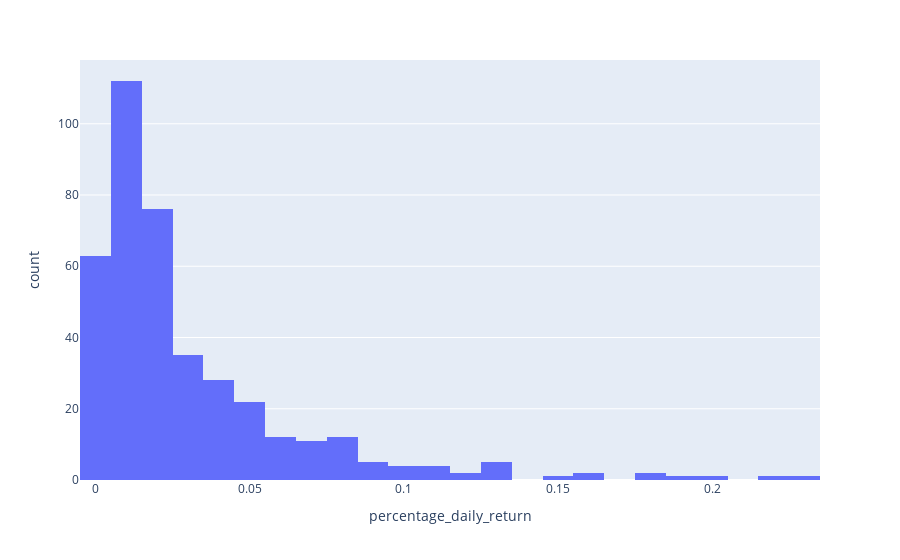

Source (notebook cell):
### Code cell
dfrights.abs().sort_values("percentage_daily_return")
fig = px.histogram(dfrights.abs(), x="percentage_daily_return")
fig.show()

### Figure 1 — Plotly figure (JSON) as saved in the notebook; plotly's stock layout.template omitted (floating-point values rounded to 4 significant figures; data arrays with more than 128 entries replaced by an {"elided": "..."} marker saying what was removed)
{"data": [{"alignmentgroup": "True", "bingroup": "x", "hovertemplate": "percentage_daily_return=%{x}<br>count=%{y}<extra></extra>", "legendgroup": "", "marker": {"color": "#636efa"}, "name": "", "offsetgroup": "", "orientation": "v", "showlegend": false, "type": "histogram", "x": {"elided": "400 float values"}, "xaxis": "x", "yaxis": "y"}], "layout": {"barmode": "relative", "legend": {"tracegroupgap": 0}, "margin": {"t": 60}, "xaxis": {"anchor": "y", "domain": [0, 1], "title": {"text": "percentage_daily_return"}}, "yaxis": {"anchor": "x", "domain": [0, 1], "title": {"text": "count"}}}}
